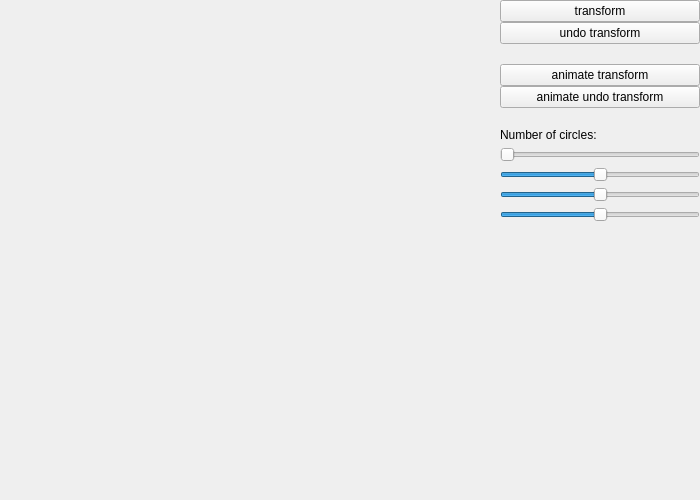
<?xml version="1.0" encoding="UTF-8"?>
<ui version="4.0">
 <class>Widget</class>
 <widget class="QWidget" name="Widget">
  <property name="windowModality">
   <enum>Qt::NonModal</enum>
  </property>
  <property name="geometry">
   <rect>
    <x>0</x>
    <y>0</y>
    <width>700</width>
    <height>500</height>
   </rect>
  </property>
  <property name="sizePolicy">
   <sizepolicy hsizetype="MinimumExpanding" vsizetype="MinimumExpanding">
    <horstretch>0</horstretch>
    <verstretch>0</verstretch>
   </sizepolicy>
  </property>
  <property name="minimumSize">
   <size>
    <width>700</width>
    <height>500</height>
   </size>
  </property>
  <property name="windowTitle">
   <string>Widget</string>
  </property>
  <layout class="QHBoxLayout" name="horizontalLayout_2">
   <property name="leftMargin">
    <number>0</number>
   </property>
   <property name="topMargin">
    <number>0</number>
   </property>
   <property name="rightMargin">
    <number>0</number>
   </property>
   <property name="bottomMargin">
    <number>0</number>
   </property>
   <item>
    <layout class="QHBoxLayout" name="horizontalLayout" stretch="1,0">
     <property name="spacing">
      <number>4</number>
     </property>
     <property name="sizeConstraint">
      <enum>QLayout::SetFixedSize</enum>
     </property>
     <item>
      <layout class="QVBoxLayout" name="gv">
       <property name="sizeConstraint">
        <enum>QLayout::SetMinimumSize</enum>
       </property>
      </layout>
     </item>
     <item>
      <layout class="QVBoxLayout" name="verticalLayout">
       <property name="spacing">
        <number>0</number>
       </property>
       <property name="sizeConstraint">
        <enum>QLayout::SetMaximumSize</enum>
       </property>
       <property name="rightMargin">
        <number>0</number>
       </property>
       <item>
        <widget class="QPushButton" name="testbtn1">
         <property name="sizePolicy">
          <sizepolicy hsizetype="Expanding" vsizetype="Fixed">
           <horstretch>0</horstretch>
           <verstretch>0</verstretch>
          </sizepolicy>
         </property>
         <property name="minimumSize">
          <size>
           <width>200</width>
           <height>0</height>
          </size>
         </property>
         <property name="maximumSize">
          <size>
           <width>200</width>
           <height>16777215</height>
          </size>
         </property>
         <property name="layoutDirection">
          <enum>Qt::LeftToRight</enum>
         </property>
         <property name="text">
          <string>transform</string>
         </property>
         <property name="flat">
          <bool>false</bool>
         </property>
        </widget>
       </item>
       <item>
        <widget class="QPushButton" name="testbtn2">
         <property name="sizePolicy">
          <sizepolicy hsizetype="Expanding" vsizetype="Fixed">
           <horstretch>0</horstretch>
           <verstretch>0</verstretch>
          </sizepolicy>
         </property>
         <property name="minimumSize">
          <size>
           <width>200</width>
           <height>0</height>
          </size>
         </property>
         <property name="maximumSize">
          <size>
           <width>200</width>
           <height>16777215</height>
          </size>
         </property>
         <property name="layoutDirection">
          <enum>Qt::LeftToRight</enum>
         </property>
         <property name="text">
          <string>undo transform</string>
         </property>
         <property name="flat">
          <bool>false</bool>
         </property>
        </widget>
       </item>
       <item>
        <spacer name="verticalSpacer_2">
         <property name="orientation">
          <enum>Qt::Vertical</enum>
         </property>
         <property name="sizeType">
          <enum>QSizePolicy::Fixed</enum>
         </property>
         <property name="sizeHint" stdset="0">
          <size>
           <width>20</width>
           <height>20</height>
          </size>
         </property>
        </spacer>
       </item>
       <item>
        <widget class="QPushButton" name="testbtn3">
         <property name="sizePolicy">
          <sizepolicy hsizetype="Expanding" vsizetype="Fixed">
           <horstretch>0</horstretch>
           <verstretch>0</verstretch>
          </sizepolicy>
         </property>
         <property name="minimumSize">
          <size>
           <width>200</width>
           <height>0</height>
          </size>
         </property>
         <property name="maximumSize">
          <size>
           <width>200</width>
           <height>16777215</height>
          </size>
         </property>
         <property name="layoutDirection">
          <enum>Qt::LeftToRight</enum>
         </property>
         <property name="text">
          <string>animate transform</string>
         </property>
         <property name="flat">
          <bool>false</bool>
         </property>
        </widget>
       </item>
       <item>
        <widget class="QPushButton" name="testbtn4">
         <property name="sizePolicy">
          <sizepolicy hsizetype="Expanding" vsizetype="Fixed">
           <horstretch>0</horstretch>
           <verstretch>0</verstretch>
          </sizepolicy>
         </property>
         <property name="minimumSize">
          <size>
           <width>200</width>
           <height>0</height>
          </size>
         </property>
         <property name="maximumSize">
          <size>
           <width>200</width>
           <height>16777215</height>
          </size>
         </property>
         <property name="layoutDirection">
          <enum>Qt::LeftToRight</enum>
         </property>
         <property name="text">
          <string>animate undo transform</string>
         </property>
         <property name="flat">
          <bool>false</bool>
         </property>
        </widget>
       </item>
       <item>
        <spacer name="verticalSpacer_3">
         <property name="orientation">
          <enum>Qt::Vertical</enum>
         </property>
         <property name="sizeType">
          <enum>QSizePolicy::Fixed</enum>
         </property>
         <property name="sizeHint" stdset="0">
          <size>
           <width>20</width>
           <height>20</height>
          </size>
         </property>
        </spacer>
       </item>
       <item>
        <widget class="QLabel" name="num_of_circles_label">
         <property name="text">
          <string>Number of circles:</string>
         </property>
        </widget>
       </item>
       <item>
        <spacer name="verticalSpacer_4">
         <property name="orientation">
          <enum>Qt::Vertical</enum>
         </property>
         <property name="sizeType">
          <enum>QSizePolicy::Fixed</enum>
         </property>
         <property name="sizeHint" stdset="0">
          <size>
           <width>20</width>
           <height>5</height>
          </size>
         </property>
        </spacer>
       </item>
       <item>
        <widget class="QSlider" name="amountSlider">
         <property name="minimum">
          <number>9</number>
         </property>
         <property name="maximum">
          <number>1999</number>
         </property>
         <property name="orientation">
          <enum>Qt::Horizontal</enum>
         </property>
        </widget>
       </item>
       <item>
        <spacer name="verticalSpacer_5">
         <property name="orientation">
          <enum>Qt::Vertical</enum>
         </property>
         <property name="sizeType">
          <enum>QSizePolicy::Fixed</enum>
         </property>
         <property name="sizeHint" stdset="0">
          <size>
           <width>20</width>
           <height>5</height>
          </size>
         </property>
        </spacer>
       </item>
       <item>
        <widget class="QSlider" name="xrot">
         <property name="minimum">
          <number>-300</number>
         </property>
         <property name="maximum">
          <number>300</number>
         </property>
         <property name="value">
          <number>0</number>
         </property>
         <property name="orientation">
          <enum>Qt::Horizontal</enum>
         </property>
        </widget>
       </item>
       <item>
        <spacer name="verticalSpacer_6">
         <property name="orientation">
          <enum>Qt::Vertical</enum>
         </property>
         <property name="sizeType">
          <enum>QSizePolicy::Fixed</enum>
         </property>
         <property name="sizeHint" stdset="0">
          <size>
           <width>20</width>
           <height>5</height>
          </size>
         </property>
        </spacer>
       </item>
       <item>
        <widget class="QSlider" name="yrot">
         <property name="minimum">
          <number>-300</number>
         </property>
         <property name="maximum">
          <number>300</number>
         </property>
         <property name="value">
          <number>0</number>
         </property>
         <property name="orientation">
          <enum>Qt::Horizontal</enum>
         </property>
        </widget>
       </item>
       <item>
        <spacer name="verticalSpacer_7">
         <property name="orientation">
          <enum>Qt::Vertical</enum>
         </property>
         <property name="sizeType">
          <enum>QSizePolicy::Fixed</enum>
         </property>
         <property name="sizeHint" stdset="0">
          <size>
           <width>20</width>
           <height>5</height>
          </size>
         </property>
        </spacer>
       </item>
       <item>
        <widget class="QSlider" name="zrot">
         <property name="minimum">
          <number>-300</number>
         </property>
         <property name="maximum">
          <number>300</number>
         </property>
         <property name="value">
          <number>0</number>
         </property>
         <property name="orientation">
          <enum>Qt::Horizontal</enum>
         </property>
        </widget>
       </item>
       <item>
        <spacer name="verticalSpacer">
         <property name="orientation">
          <enum>Qt::Vertical</enum>
         </property>
         <property name="sizeHint" stdset="0">
          <size>
           <width>20</width>
           <height>40</height>
          </size>
         </property>
        </spacer>
       </item>
      </layout>
     </item>
    </layout>
   </item>
  </layout>
 </widget>
 <layoutdefault spacing="6" margin="11"/>
 <resources/>
 <connections/>
</ui>
